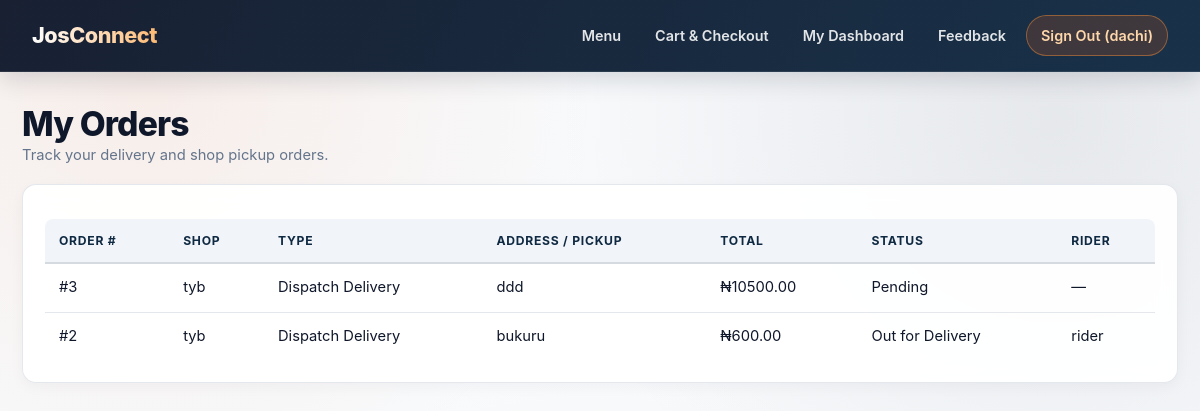
Page /orders/my-orders/ (signed in) on the committed database.
### accounts/models.py (models this page shows, shortened)
class User(AbstractUser):
    class Role(models.TextChoices):
        CUSTOMER = 'CUSTOMER', 'Customer'
        SHOP_OWNER = 'SHOP_OWNER', 'Shop Owner'
        RIDER = 'RIDER', 'Dispatch Rider'
        MODERATOR = 'MODERATOR', 'Operations Staff'
        ADMIN = 'ADMIN', 'Project Owner'
    class ApprovalStatus(models.TextChoices):
        PENDING = 'PENDING', 'Pending Approval'
        APPROVED = 'APPROVED', 'Approved'
        REJECTED = 'REJECTED', 'Rejected'
    role = models.CharField(max_length=20, choices=Role.choices, default=Role.CUSTOMER)
    phone_number = models.CharField(max_length=20, blank=True)
    approval_status = models.CharField(
        max_length=20,
        choices=ApprovalStatus.choices,
        default=ApprovalStatus.APPROVED,
    )

### orders/models.py (models this page shows, shortened)
class Order(models.Model):
    class FulfillmentType(models.TextChoices):
        DELIVERY = 'DELIVERY', 'Dispatch Delivery'
        PICKUP = 'PICKUP', 'Shop Pickup'
    class Status(models.TextChoices):
        PENDING = 'PENDING', 'Pending'
        ACCEPTED = 'ACCEPTED', 'Accepted by Shop'
        READY = 'READY', 'Ready for Pickup/Dispatch'
        DISPATCHED = 'DISPATCHED', 'Out for Delivery'
        COMPLETED = 'COMPLETED', 'Completed'
        CANCELLED = 'CANCELLED', 'Cancelled'
    customer = models.ForeignKey(settings.AUTH_USER_MODEL, on_delete=models.CASCADE, related_name='customer_orders')
    shop = models.ForeignKey(Shop, on_delete=models.CASCADE, related_name='orders')
    rider = models.ForeignKey(
        settings.AUTH_USER_MODEL,
        on_delete=models.SET_NULL,
        null=True,
        blank=True,
        related_name='rider_deliveries',
    )
    fulfillment_type = models.CharField(
        max_length=15,
        choices=FulfillmentType.choices,
        default=FulfillmentType.DELIVERY,
    )
    delivery_address = models.CharField(max_length=255, blank=True)
    subtotal = models.DecimalField(max_digits=10, decimal_places=2, default=Decimal('0.00'))
    delivery_fee = models.DecimalField(max_digits=10, decimal_places=2, default=Decimal('0.00'))
    rider_earning = models.DecimalField(max_digits=10, decimal_places=2, default=Decimal('0.00'))
    total_amount = models.DecimalField(max_digits=10, decimal_places=2, default=Decimal('0.00'))
    status = models.CharField(max_length=15, choices=Status.choices, default=Status.PENDING)
    created_at = models.DateTimeField(auto_now_add=True)
    dropoff_lat = models.FloatField(null=True, blank=True)
    dropoff_lng = models.FloatField(null=True, blank=True)
    rider_lat = models.FloatField(null=True, blank=True)
    rider_lng = models.FloatField(null=True, blank=True)
    rider_location_updated_at = models.DateTimeField(null=True, blank=True)

### shops/models.py (models this page shows, shortened)
class Shop(models.Model):
    owner = models.OneToOneField(settings.AUTH_USER_MODEL, on_delete=models.CASCADE, related_name='shop')
    name = models.CharField(max_length=150)
    address = models.CharField(max_length=255)
    latitude = models.FloatField(default=9.8965)
    longitude = models.FloatField(default=8.8583)
    is_active = models.BooleanField(default=True)
    created_at = models.DateTimeField(auto_now_add=True)

### orders/views.py (the view)
# urls.py: path('my-orders/', views.my_orders_view, name='my_orders'),
@login_required
def my_orders_view(request):
    if not _is_customer(request.user):
        messages.error(request, 'Only Customer accounts have customer order history.')
        return redirect('accounts:role_redirect')
    orders = Order.objects.filter(customer=request.user).select_related('shop', 'rider').order_by('-created_at')
    return render(request, 'orders/my_orders.html', {'orders': orders})

### orders/views.py (called while the page is built)
def _is_customer(user):
    return user.is_authenticated and not user.is_superuser and user.role == User.Role.CUSTOMER

### templates/orders/my_orders.html (shortened to what this page needs)
{% extends "base.html" %}
{% block content %}
<h1>My Orders</h1>
<p class="muted" style="margin-bottom:16px;">Track your delivery and shop pickup orders.</p>
<div class="card">
  <table>
    <thead>
      <tr>
        <th>Order #</th>
        <th>Shop</th>
        <th>Type</th>
        <th>Address / Pickup</th>
        <th>Total</th>
        <th>Status</th>
        <th>Rider</th>
      </tr>
    </thead>
    <tbody>
      {% for order in orders %}
        <tr>
          <td>#{{ order.id }}</td>
          <td>{{ order.shop.name }}</td>
          <td>{{ order.get_fulfillment_type_display }}</td>
          <td>{{ order.delivery_address }}</td>
          <td>₦{{ order.total_amount }}</td>
          <td>{{ order.get_status_display }}</td>
          <td>{{ order.rider.username|default:"—" }}</td>
        </tr>
      {% empty %}
        <tr>
          <td colspan="7" class="muted">You have not placed any orders yet.</td>
        </tr>
      {% endfor %}
    </tbody>
  </table>
</div>
{% endblock %}

### templates/base.html (shortened to what this page needs)
{% load static %}
<!DOCTYPE html>
<html lang="en">
<head>
  <link rel="stylesheet" href="{% static 'css/style.css' %}">
  <link rel="stylesheet" href="https://unpkg.com/leaflet@1.9.4/dist/leaflet.css" />
</head>
<body>
  <header class="topbar">
    <div><strong>JosConnect</strong></div>
    <nav>
      <a href="{% url 'shops:customer_menu' %}">Menu</a>
      {% if user.is_authenticated %}
        {% if not user.is_superuser and user.role == 'CUSTOMER' %}
          <a href="{% url 'orders:cart_checkout' %}">Cart & Checkout</a>
        {% endif %}
        <a href="{% url 'accounts:role_redirect' %}">My Dashboard</a>
        <a href="{% url 'feedback_app:submit_feedback' %}">Feedback</a>
        <a href="{% url 'accounts:logout' %}">Sign Out ({{ user.username }})</a>
      {% else %}
        <a href="{% url 'accounts:login' %}">Login</a>
        <a href="{% url 'accounts:signup_choice' %}">Sign Up</a>
      {% endif %}
    </nav>
  </header>
  <main class="container">
    {% block content %}{% endblock %}
  </main>
</body>
</html>

### static/css/style.css (style rules this page uses)
:root { --bg-canvas: #f8fafc; --bg-mesh: radial-gradient(circle at 12% 10%, rgba(234, 88, 12, 0.08), transparent 36%), radial-gradient(circle at 88% 15%, rgba(15, 23, 42, 0.08), transparent 40%), radial-gradient(circle at 50% 95%, rgba(245, 158, 11, 0.07), transparent 42%); --surface: rgba(255, 255, 255, 0.94); --surface-solid: #ffffff; --surface-subtle: #f1f5f9; --ink-primary: #0f172a; --ink-secondary: #475569; --ink-muted: #64748b; --brand-primary: #ea580c; --brand-primary-hover: #c2410c; --brand-secondary: #0f2942; --brand-secondary-hover: #1e3a5f; --brand-accent: #f59e0b; --success: #15803d; --success-bg: #dcfce7; --danger: #dc2626; --danger-bg: #fee2e2; --info: #0369a1; --info-bg: #e0f2fe; --border-color: rgba(148, 163, 184, 0.25); --border-strong: rgba(15, 23, 42, 0.12); --radius-sm: 8px; --radius-md: 14px; --radius-lg: 20px; --shadow-sm: 0 4px 14px rgba(15, 23, 42, 0.04); --shadow-md: 0 12px 28px rgba(15, 23, 42, 0.08); --shadow-lg: 0 20px 42px rgba(15, 23, 42, 0.13); --transition: all 0.24s cubic-bezier(0.22, 1, 0.36, 1); }
*, *::before, *::after { box-sizing: border-box; margin: 0; padding: 0; }
html { scroll-behavior: smooth; }
body { font-family: 'Inter', 'Segoe UI', system-ui, -apple-system, BlinkMacSystemFont, sans-serif; background-color: var(--bg-canvas); background-image: var(--bg-mesh); background-attachment: fixed; color: var(--ink-primary); line-height: 1.6; min-height: 100vh; }
.topbar { position: sticky; top: 0; z-index: 1000; background: linear-gradient(120deg, rgba(15, 23, 42, 0.96), rgba(15, 41, 66, 0.96)); backdrop-filter: blur(14px); -webkit-backdrop-filter: blur(14px); color: #ffffff; padding: 15px 32px; display: flex; justify-content: space-between; align-items: center; flex-wrap: wrap; gap: 14px; border-bottom: 1px solid rgba(255, 255, 255, 0.09); box-shadow: 0 8px 24px rgba(15, 23, 42, 0.14); }
.topbar > div strong { font-size: 1.35rem; font-weight: 800; letter-spacing: -0.02em; background: linear-gradient(90deg, #ffffff 0%, #fdba74 100%); -webkit-background-clip: text; -webkit-text-fill-color: transparent; }
.topbar nav { display: flex; align-items: center; flex-wrap: wrap; gap: 6px; }
.topbar a { color: rgba(255, 255, 255, 0.88); text-decoration: none; margin-left: 0; padding: 8px 14px; border-radius: 999px; font-size: 0.9rem; font-weight: 600; transition: var(--transition); }
.topbar nav a:last-child { background: rgba(234, 88, 12, 0.18); border: 1px solid rgba(251, 146, 60, 0.45); color: #fed7aa; }
.container { max-width: 1220px; margin: 32px auto 64px; padding: 0 22px; animation: pageFadeIn 0.35s ease-out; }
h1 { font-size: clamp(1.65rem, 2.8vw, 2.25rem); font-weight: 800; letter-spacing: -0.025em; color: var(--ink-primary); line-height: 1.2; }
.muted { color: var(--ink-muted); font-size: 0.92rem; }
.card { position: relative; background: var(--surface); backdrop-filter: blur(10px); border: 1px solid var(--border-color); border-radius: var(--radius-md); padding: 22px; box-shadow: var(--shadow-sm); transition: var(--transition); overflow: hidden; }
table { width: 100%; border-collapse: separate; border-spacing: 0; margin-top: 12px; font-size: 0.92rem; }
th { background: var(--surface-subtle); color: var(--brand-secondary); font-weight: 700; text-transform: uppercase; font-size: 0.76rem; letter-spacing: 0.06em; padding: 12px 14px; border-bottom: 2px solid var(--border-strong); text-align: left; }
th:first-child { border-top-left-radius: var(--radius-sm); }
th:last-child { border-top-right-radius: var(--radius-sm); }
td { padding: 12px 14px; border-bottom: 1px solid var(--border-color); color: var(--ink-primary); vertical-align: middle; }
tbody tr { transition: background-color 0.18s ease; }
tbody tr:last-child td { border-bottom: none; }

### rows in the picture
User: username "dachi"
Order: id "3", shop.name "tyb", fulfillment_type "Dispatch Delivery", delivery_address "ddd", total_amount "10500.00", status "Pending", rider.username "—"
Order: id "2", shop.name "tyb", fulfillment_type "Dispatch Delivery", delivery_address "bukuru", total_amount "600.00", status "Out for Delivery", rider.username "rider"
